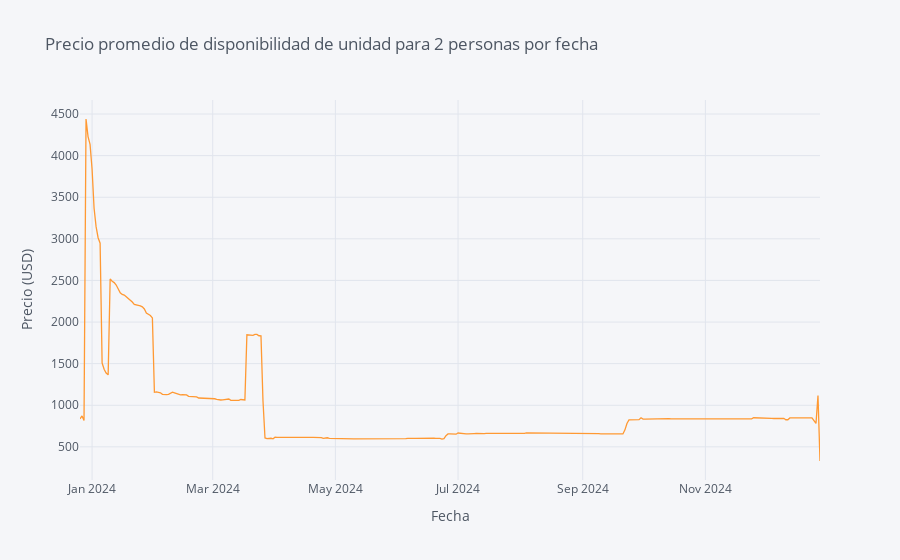

Notebook code cell kept with this figure:
### Code cell
average_price = calendar[(calendar.available == "t") & (calendar.accommodates == 2)].groupby(['date']).mean().astype(np.int64).reset_index()
average_price['weekday'] = average_price['date'].dt.day_name()
average_price = average_price.set_index('date')

average_price.iplot(y='price', mode='lines', xTitle='Fecha', yTitle='Precio (USD)',
    text='weekday', title='Precio promedio de disponibilidad de unidad para 2 personas por fecha')

### Figure 1 — Plotly figure (JSON) as saved in the notebook; plotly's stock layout.template omitted (floating-point values rounded to 4 significant figures; data arrays with more than 128 entries replaced by an {"elided": "..."} marker saying what was removed)
{"data": [{"line": {"color": "rgba(255, 153, 51, 1.0)", "dash": "solid", "shape": "linear", "width": 1.3}, "mode": "lines", "name": "price", "text": {"elided": "369 str values"}, "type": "scatter", "x": {"elided": "369 str values"}, "y": {"elided": "369 int values"}}], "layout": {"legend": {"bgcolor": "#F5F6F9", "font": {"color": "#4D5663"}}, "paper_bgcolor": "#F5F6F9", "plot_bgcolor": "#F5F6F9", "title": {"font": {"color": "#4D5663"}, "text": "Precio promedio de disponibilidad de unidad para 2 personas por fecha"}, "xaxis": {"gridcolor": "#E1E5ED", "showgrid": true, "tickfont": {"color": "#4D5663"}, "title": {"font": {"color": "#4D5663"}, "text": "Fecha"}, "zerolinecolor": "#E1E5ED"}, "yaxis": {"gridcolor": "#E1E5ED", "showgrid": true, "tickfont": {"color": "#4D5663"}, "title": {"font": {"color": "#4D5663"}, "text": "Precio (USD)"}, "zerolinecolor": "#E1E5ED"}}}
